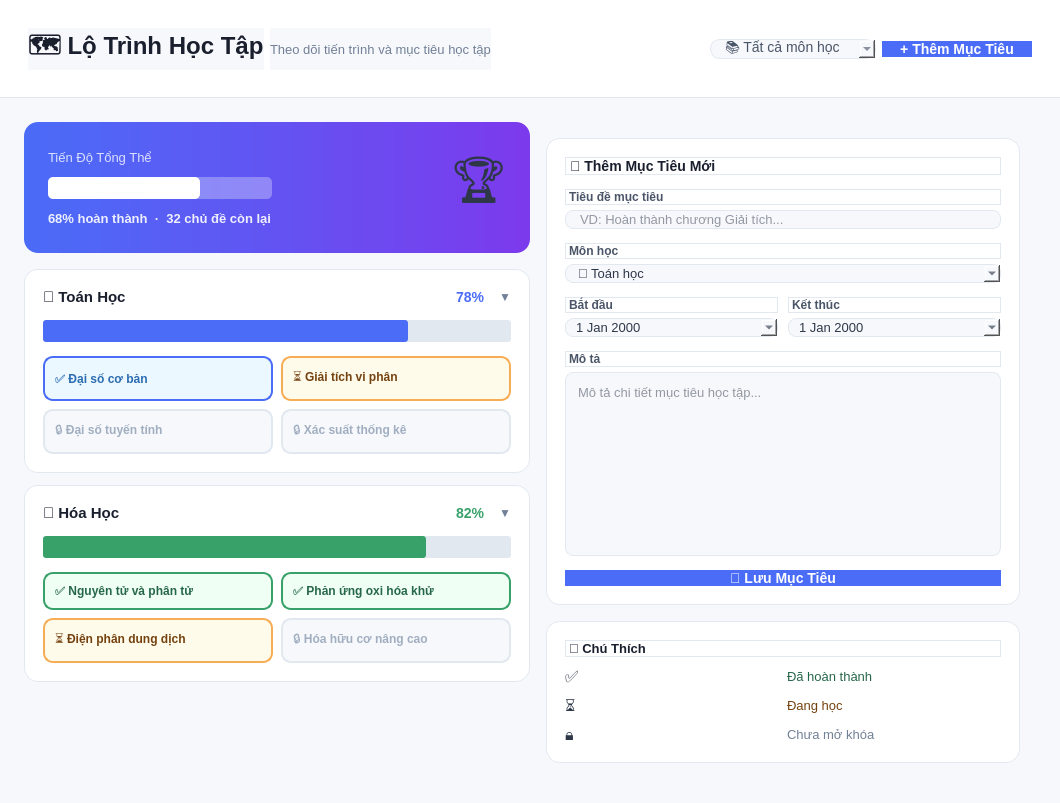
<?xml version="1.0" encoding="UTF-8"?>
<ui version="4.0">
 <class>RoadmapPage</class>
 <widget class="QWidget" name="RoadmapPage">
  <property name="geometry">
   <rect>
    <x>0</x>
    <y>0</y>
    <width>1060</width>
    <height>803</height>
   </rect>
  </property>
  <property name="windowTitle">
   <string>Lộ Trình Học</string>
  </property>
  <property name="styleSheet">
   <string>
    QWidget {
      font-family: &quot;Segoe UI&quot;, Arial, sans-serif;
      background-color: #f7f8fc;
      color: #2d3748;
    }
   </string>
  </property>
  <layout class="QVBoxLayout" name="roadmapMainLayout">
   <property name="spacing">
    <number>0</number>
   </property>
   <property name="leftMargin">
    <number>0</number>
   </property>
   <property name="topMargin">
    <number>0</number>
   </property>
   <property name="rightMargin">
    <number>0</number>
   </property>
   <property name="bottomMargin">
    <number>0</number>
   </property>
   <item>
    <widget class="QFrame" name="roadmapHeader">
     <property name="styleSheet">
      <string>QFrame#roadmapHeader{background:#ffffff;border-bottom:1px solid #e2e8f0;}</string>
     </property>
     <layout class="QHBoxLayout">
      <property name="leftMargin">
       <number>28</number>
      </property>
      <property name="topMargin">
       <number>28</number>
      </property>
      <property name="rightMargin">
       <number>28</number>
      </property>
      <property name="bottomMargin">
       <number>28</number>
      </property>
      <item>
       <widget class="QLabel" name="label">
        <property name="styleSheet">
         <string>color:#1a1f2e;font-size:24px;font-weight:bold;</string>
        </property>
        <property name="text">
         <string>🗺️ Lộ Trình Học Tập</string>
        </property>
       </widget>
      </item>
      <item>
       <layout class="QVBoxLayout">
        <property name="spacing">
         <number>2</number>
        </property>
       </layout>
      </item>
      <item>
       <widget class="QLabel" name="label">
        <property name="styleSheet">
         <string>color:#718096;font-size:13px;</string>
        </property>
        <property name="text">
         <string>Theo dõi tiến trình và mục tiêu học tập</string>
        </property>
       </widget>
      </item>
      <item>
       <spacer>
        <property name="orientation">
         <enum>Qt::Horizontal</enum>
        </property>
        <property name="sizeHint" stdset="0">
         <size>
          <width>0</width>
          <height>0</height>
         </size>
        </property>
       </spacer>
      </item>
      <item>
       <widget class="QComboBox" name="roadmapSubjectFilter">
        <property name="styleSheet">
         <string>QComboBox{background:#f7f8fc;border:1px solid #e2e8f0;border-radius:10px;padding:0 14px;font-size:14px;color:#4a5568;}QComboBox:hover{border-color:#4a6cf7;}</string>
        </property>
        <item>
         <property name="text">
          <string>📚 Tất cả môn học</string>
         </property>
        </item>
        <item>
         <property name="text">
          <string>📐 Toán học</string>
         </property>
        </item>
        <item>
         <property name="text">
          <string>⚛️ Vật lý</string>
         </property>
        </item>
        <item>
         <property name="text">
          <string>🧪 Hóa học</string>
         </property>
        </item>
        <item>
         <property name="text">
          <string>🇬🇧 Tiếng Anh</string>
         </property>
        </item>
       </widget>
      </item>
      <item>
       <widget class="QPushButton" name="btnAddGoal">
        <property name="styleSheet">
         <string>QPushButton{background:#4a6cf7;color:white;border:none;border-radius:10px;padding:0 18px;font-size:14px;font-weight:600;}QPushButton:hover{background:#3b5bdb;}</string>
        </property>
        <property name="text">
         <string>+ Thêm Mục Tiêu</string>
        </property>
       </widget>
      </item>
     </layout>
    </widget>
   </item>
   <item>
    <layout class="QHBoxLayout" name="roadmapContent">
     <property name="spacing">
      <number>0</number>
     </property>
     <property name="leftMargin">
      <number>24</number>
     </property>
     <property name="topMargin">
      <number>24</number>
     </property>
     <property name="rightMargin">
      <number>24</number>
     </property>
     <property name="bottomMargin">
      <number>24</number>
     </property>
     <item>
      <layout class="QVBoxLayout">
       <property name="spacing">
        <number>16</number>
       </property>
       <item>
        <widget class="QFrame" name="frame">
         <property name="styleSheet">
          <string>
           QFrame{
             background: qlineargradient(x1:0,y1:0,x2:1,y2:0,stop:0 #4a6cf7,stop:1 #7c3aed);
             border-radius:14px;
           }
          </string>
         </property>
         <layout class="QHBoxLayout">
          <property name="leftMargin">
           <number>24</number>
          </property>
          <property name="topMargin">
           <number>24</number>
          </property>
          <property name="rightMargin">
           <number>24</number>
          </property>
          <property name="bottomMargin">
           <number>24</number>
          </property>
          <item>
           <layout class="QVBoxLayout">
            <property name="spacing">
             <number>8</number>
            </property>
            <item>
             <widget class="QLabel" name="label">
              <property name="styleSheet">
               <string>color:rgba(255,255,255,0.8);font-size:13px;background:transparent;border:none;</string>
              </property>
              <property name="text">
               <string>Tiến Độ Tổng Thể</string>
              </property>
             </widget>
            </item>
            <item>
             <widget class="QProgressBar" name="overallProgress">
              <property name="styleSheet">
               <string>QProgressBar{background:rgba(255,255,255,0.3);border-radius:5px;border:none;}QProgressBar::chunk{background:#ffffff;border-radius:5px;}</string>
              </property>
              <property name="value">
               <number>68</number>
              </property>
              <property name="textVisible">
               <bool>false</bool>
              </property>
             </widget>
            </item>
            <item>
             <widget class="QLabel" name="label">
              <property name="styleSheet">
               <string>color:rgba(255,255,255,0.9);font-size:13px;font-weight:500;background:transparent;border:none;</string>
              </property>
              <property name="text">
               <string>68% hoàn thành  ·  32 chủ đề còn lại</string>
              </property>
             </widget>
            </item>
           </layout>
          </item>
          <item>
           <spacer>
            <property name="orientation">
             <enum>Qt::Horizontal</enum>
            </property>
            <property name="sizeHint" stdset="0">
             <size>
              <width>0</width>
              <height>0</height>
             </size>
            </property>
           </spacer>
          </item>
          <item>
           <widget class="QLabel" name="label">
            <property name="styleSheet">
             <string>font-size:48px;background:transparent;border:none;</string>
            </property>
            <property name="text">
             <string>🏆</string>
            </property>
           </widget>
          </item>
         </layout>
        </widget>
       </item>
       <item>
        <widget class="QScrollArea" name="roadmapScrollArea">
         <property name="styleSheet">
          <string>
           QScrollArea{border:none;background:transparent;}
           QScrollBar:vertical{width:6px;background:transparent;}
           QScrollBar::handle:vertical{background:#cbd5e0;border-radius:3px;}
          </string>
         </property>
         <property name="widgetResizable">
          <bool>true</bool>
         </property>
         <widget class="QWidget" name="roadmapScrollContent">
          <property name="geometry">
           <rect>
            <x>0</x>
            <y>0</y>
            <width>504</width>
            <height>565</height>
           </rect>
          </property>
          <layout class="QVBoxLayout" name="roadmapItemsLayout">
           <property name="spacing">
            <number>12</number>
           </property>
           <property name="leftMargin">
            <number>0</number>
           </property>
           <property name="topMargin">
            <number>0</number>
           </property>
           <property name="rightMargin">
            <number>0</number>
           </property>
           <property name="bottomMargin">
            <number>0</number>
           </property>
           <item>
            <widget class="QFrame" name="frame">
             <property name="styleSheet">
              <string>QFrame{background:#ffffff;border-radius:14px;border:1px solid #e2e8f0;}</string>
             </property>
             <layout class="QVBoxLayout">
              <property name="spacing">
               <number>14</number>
              </property>
              <property name="leftMargin">
               <number>18</number>
              </property>
              <property name="topMargin">
               <number>18</number>
              </property>
              <property name="rightMargin">
               <number>18</number>
              </property>
              <property name="bottomMargin">
               <number>18</number>
              </property>
              <item>
               <layout class="QHBoxLayout">
                <item>
                 <widget class="QLabel" name="label">
                  <property name="styleSheet">
                   <string>color:#1a1f2e;font-size:15px;font-weight:bold;background:transparent;border:none;</string>
                  </property>
                  <property name="text">
                   <string>📐 Toán Học</string>
                  </property>
                 </widget>
                </item>
                <item>
                 <spacer>
                  <property name="orientation">
                   <enum>Qt::Horizontal</enum>
                  </property>
                  <property name="sizeHint" stdset="0">
                   <size>
                    <width>0</width>
                    <height>0</height>
                   </size>
                  </property>
                 </spacer>
                </item>
                <item>
                 <widget class="QLabel" name="label">
                  <property name="styleSheet">
                   <string>color:#4a6cf7;font-size:14px;font-weight:bold;background:transparent;border:none;</string>
                  </property>
                  <property name="text">
                   <string>78%</string>
                  </property>
                 </widget>
                </item>
                <item>
                 <widget class="QPushButton" name="btnExpandToan">
                  <property name="styleSheet">
                   <string>QPushButton{background:transparent;border:none;color:#718096;font-size:12px;}QPushButton:hover{color:#2d3748;}</string>
                  </property>
                  <property name="text">
                   <string>▼</string>
                  </property>
                 </widget>
                </item>
               </layout>
              </item>
              <item>
               <widget class="QProgressBar" name="progressBar">
                <property name="styleSheet">
                 <string>QProgressBar{background:#e2e8f0;border-radius:3px;border:none;}QProgressBar::chunk{background:#4a6cf7;border-radius:3px;}</string>
                </property>
                <property name="value">
                 <number>78</number>
                </property>
                <property name="textVisible">
                 <bool>false</bool>
                </property>
               </widget>
              </item>
              <item>
               <layout class="QGridLayout">
                <property name="spacing">
                 <number>8</number>
                </property>
                <item row="0" column="0">
                 <widget class="QFrame" name="frame">
                  <property name="styleSheet">
                   <string>QFrame{background:#ebf8ff;border-radius:10px;border:1.5px solid #4a6cf7;}</string>
                  </property>
                  <layout class="QHBoxLayout">
                   <property name="leftMargin">
                    <number>10</number>
                   </property>
                   <property name="topMargin">
                    <number>10</number>
                   </property>
                   <property name="rightMargin">
                    <number>10</number>
                   </property>
                   <property name="bottomMargin">
                    <number>10</number>
                   </property>
                   <item>
                    <widget class="QLabel" name="label">
                     <property name="styleSheet">
                      <string>color:#2b6cb0;font-size:12px;font-weight:500;background:transparent;border:none;</string>
                     </property>
                     <property name="text">
                      <string>✅ Đại số cơ bản</string>
                     </property>
                    </widget>
                   </item>
                  </layout>
                 </widget>
                </item>
                <item row="0" column="1">
                 <widget class="QFrame" name="frame">
                  <property name="styleSheet">
                   <string>QFrame{background:#fffbeb;border-radius:10px;border:1.5px solid #f6ad55;}</string>
                  </property>
                  <layout class="QHBoxLayout">
                   <property name="leftMargin">
                    <number>10</number>
                   </property>
                   <property name="topMargin">
                    <number>10</number>
                   </property>
                   <property name="rightMargin">
                    <number>10</number>
                   </property>
                   <property name="bottomMargin">
                    <number>10</number>
                   </property>
                   <item>
                    <widget class="QLabel" name="label">
                     <property name="styleSheet">
                      <string>color:#744210;font-size:12px;font-weight:500;background:transparent;border:none;</string>
                     </property>
                     <property name="text">
                      <string>⏳ Giải tích vi phân</string>
                     </property>
                    </widget>
                   </item>
                  </layout>
                 </widget>
                </item>
                <item row="1" column="0">
                 <widget class="QFrame" name="frame">
                  <property name="styleSheet">
                   <string>QFrame{background:#f7f8fc;border-radius:10px;border:1.5px solid #e2e8f0;}</string>
                  </property>
                  <layout class="QHBoxLayout">
                   <property name="leftMargin">
                    <number>10</number>
                   </property>
                   <property name="topMargin">
                    <number>10</number>
                   </property>
                   <property name="rightMargin">
                    <number>10</number>
                   </property>
                   <property name="bottomMargin">
                    <number>10</number>
                   </property>
                   <item>
                    <widget class="QLabel" name="label">
                     <property name="styleSheet">
                      <string>color:#a0aec0;font-size:12px;font-weight:500;background:transparent;border:none;</string>
                     </property>
                     <property name="text">
                      <string>🔒 Đại số tuyến tính</string>
                     </property>
                    </widget>
                   </item>
                  </layout>
                 </widget>
                </item>
                <item row="1" column="1">
                 <widget class="QFrame" name="frame">
                  <property name="styleSheet">
                   <string>QFrame{background:#f7f8fc;border-radius:10px;border:1.5px solid #e2e8f0;}</string>
                  </property>
                  <layout class="QHBoxLayout">
                   <property name="leftMargin">
                    <number>10</number>
                   </property>
                   <property name="topMargin">
                    <number>10</number>
                   </property>
                   <property name="rightMargin">
                    <number>10</number>
                   </property>
                   <property name="bottomMargin">
                    <number>10</number>
                   </property>
                   <item>
                    <widget class="QLabel" name="label">
                     <property name="styleSheet">
                      <string>color:#a0aec0;font-size:12px;font-weight:500;background:transparent;border:none;</string>
                     </property>
                     <property name="text">
                      <string>🔒 Xác suất thống kê</string>
                     </property>
                    </widget>
                   </item>
                  </layout>
                 </widget>
                </item>
               </layout>
              </item>
             </layout>
            </widget>
           </item>
           <item>
            <widget class="QFrame" name="frame">
             <property name="styleSheet">
              <string>QFrame{background:#ffffff;border-radius:14px;border:1px solid #e2e8f0;}</string>
             </property>
             <layout class="QVBoxLayout">
              <property name="spacing">
               <number>14</number>
              </property>
              <property name="leftMargin">
               <number>18</number>
              </property>
              <property name="topMargin">
               <number>18</number>
              </property>
              <property name="rightMargin">
               <number>18</number>
              </property>
              <property name="bottomMargin">
               <number>18</number>
              </property>
              <item>
               <layout class="QHBoxLayout">
                <item>
                 <widget class="QLabel" name="label">
                  <property name="styleSheet">
                   <string>color:#1a1f2e;font-size:15px;font-weight:bold;background:transparent;border:none;</string>
                  </property>
                  <property name="text">
                   <string>🧪 Hóa Học</string>
                  </property>
                 </widget>
                </item>
                <item>
                 <spacer>
                  <property name="orientation">
                   <enum>Qt::Horizontal</enum>
                  </property>
                  <property name="sizeHint" stdset="0">
                   <size>
                    <width>0</width>
                    <height>0</height>
                   </size>
                  </property>
                 </spacer>
                </item>
                <item>
                 <widget class="QLabel" name="label">
                  <property name="styleSheet">
                   <string>color:#38a169;font-size:14px;font-weight:bold;background:transparent;border:none;</string>
                  </property>
                  <property name="text">
                   <string>82%</string>
                  </property>
                 </widget>
                </item>
                <item>
                 <widget class="QPushButton" name="btnExpandHoa">
                  <property name="styleSheet">
                   <string>QPushButton{background:transparent;border:none;color:#718096;font-size:12px;}QPushButton:hover{color:#2d3748;}</string>
                  </property>
                  <property name="text">
                   <string>▼</string>
                  </property>
                 </widget>
                </item>
               </layout>
              </item>
              <item>
               <widget class="QProgressBar" name="progressBar">
                <property name="styleSheet">
                 <string>QProgressBar{background:#e2e8f0;border-radius:3px;border:none;}QProgressBar::chunk{background:#38a169;border-radius:3px;}</string>
                </property>
                <property name="value">
                 <number>82</number>
                </property>
                <property name="textVisible">
                 <bool>false</bool>
                </property>
               </widget>
              </item>
              <item>
               <layout class="QGridLayout">
                <property name="spacing">
                 <number>8</number>
                </property>
                <item row="0" column="0">
                 <widget class="QFrame" name="frame">
                  <property name="styleSheet">
                   <string>QFrame{background:#f0fff4;border-radius:10px;border:1.5px solid #38a169;}</string>
                  </property>
                  <layout class="QHBoxLayout">
                   <property name="leftMargin">
                    <number>10</number>
                   </property>
                   <property name="topMargin">
                    <number>10</number>
                   </property>
                   <property name="rightMargin">
                    <number>10</number>
                   </property>
                   <property name="bottomMargin">
                    <number>10</number>
                   </property>
                   <item>
                    <widget class="QLabel" name="label">
                     <property name="styleSheet">
                      <string>color:#276749;font-size:12px;font-weight:500;background:transparent;border:none;</string>
                     </property>
                     <property name="text">
                      <string>✅ Nguyên tử và phân tử</string>
                     </property>
                    </widget>
                   </item>
                  </layout>
                 </widget>
                </item>
                <item row="0" column="1">
                 <widget class="QFrame" name="frame">
                  <property name="styleSheet">
                   <string>QFrame{background:#f0fff4;border-radius:10px;border:1.5px solid #38a169;}</string>
                  </property>
                  <layout class="QHBoxLayout">
                   <property name="leftMargin">
                    <number>10</number>
                   </property>
                   <property name="topMargin">
                    <number>10</number>
                   </property>
                   <property name="rightMargin">
                    <number>10</number>
                   </property>
                   <property name="bottomMargin">
                    <number>10</number>
                   </property>
                   <item>
                    <widget class="QLabel" name="label">
                     <property name="styleSheet">
                      <string>color:#276749;font-size:12px;font-weight:500;background:transparent;border:none;</string>
                     </property>
                     <property name="text">
                      <string>✅ Phản ứng oxi hóa khử</string>
                     </property>
                    </widget>
                   </item>
                  </layout>
                 </widget>
                </item>
                <item row="1" column="0">
                 <widget class="QFrame" name="frame">
                  <property name="styleSheet">
                   <string>QFrame{background:#fffbeb;border-radius:10px;border:1.5px solid #f6ad55;}</string>
                  </property>
                  <layout class="QHBoxLayout">
                   <property name="leftMargin">
                    <number>10</number>
                   </property>
                   <property name="topMargin">
                    <number>10</number>
                   </property>
                   <property name="rightMargin">
                    <number>10</number>
                   </property>
                   <property name="bottomMargin">
                    <number>10</number>
                   </property>
                   <item>
                    <widget class="QLabel" name="label">
                     <property name="styleSheet">
                      <string>color:#744210;font-size:12px;font-weight:500;background:transparent;border:none;</string>
                     </property>
                     <property name="text">
                      <string>⏳ Điện phân dung dịch</string>
                     </property>
                    </widget>
                   </item>
                  </layout>
                 </widget>
                </item>
                <item row="1" column="1">
                 <widget class="QFrame" name="frame">
                  <property name="styleSheet">
                   <string>QFrame{background:#f7f8fc;border-radius:10px;border:1.5px solid #e2e8f0;}</string>
                  </property>
                  <layout class="QHBoxLayout">
                   <property name="leftMargin">
                    <number>10</number>
                   </property>
                   <property name="topMargin">
                    <number>10</number>
                   </property>
                   <property name="rightMargin">
                    <number>10</number>
                   </property>
                   <property name="bottomMargin">
                    <number>10</number>
                   </property>
                   <item>
                    <widget class="QLabel" name="label">
                     <property name="styleSheet">
                      <string>color:#a0aec0;font-size:12px;font-weight:500;background:transparent;border:none;</string>
                     </property>
                     <property name="text">
                      <string>🔒 Hóa hữu cơ nâng cao</string>
                     </property>
                    </widget>
                   </item>
                  </layout>
                 </widget>
                </item>
               </layout>
              </item>
             </layout>
            </widget>
           </item>
           <item>
            <spacer>
             <property name="orientation">
              <enum>Qt::Vertical</enum>
             </property>
             <property name="sizeHint" stdset="0">
              <size>
               <width>0</width>
               <height>0</height>
              </size>
             </property>
            </spacer>
           </item>
          </layout>
         </widget>
        </widget>
       </item>
      </layout>
     </item>
     <item>
      <layout class="QVBoxLayout">
       <property name="spacing">
        <number>16</number>
       </property>
       <property name="leftMargin">
        <number>16</number>
       </property>
       <property name="topMargin">
        <number>16</number>
       </property>
       <property name="rightMargin">
        <number>16</number>
       </property>
       <property name="bottomMargin">
        <number>16</number>
       </property>
       <item>
        <widget class="QFrame" name="goalForm">
         <property name="styleSheet">
          <string>QFrame{background:#ffffff;border-radius:14px;border:1px solid #e2e8f0;}</string>
         </property>
         <layout class="QVBoxLayout">
          <property name="spacing">
           <number>14</number>
          </property>
          <property name="leftMargin">
           <number>18</number>
          </property>
          <property name="topMargin">
           <number>18</number>
          </property>
          <property name="rightMargin">
           <number>18</number>
          </property>
          <property name="bottomMargin">
           <number>18</number>
          </property>
          <item>
           <widget class="QLabel" name="label">
            <property name="styleSheet">
             <string>color:#1a1f2e;font-size:14px;font-weight:bold;</string>
            </property>
            <property name="text">
             <string>🎯 Thêm Mục Tiêu Mới</string>
            </property>
           </widget>
          </item>
          <item>
           <layout class="QVBoxLayout">
            <property name="spacing">
             <number>5</number>
            </property>
            <item>
             <widget class="QLabel" name="label">
              <property name="styleSheet">
               <string>color:#4a5568;font-size:12px;font-weight:600;</string>
              </property>
              <property name="text">
               <string>Tiêu đề mục tiêu</string>
              </property>
             </widget>
            </item>
            <item>
             <widget class="QLineEdit" name="goalTitleInput">
              <property name="styleSheet">
               <string>QLineEdit{background:#f7f8fc;border:1px solid #e2e8f0;border-radius:8px;padding:0 12px;font-size:13px;color:#2d3748;}QLineEdit:focus{border-color:#4a6cf7;background:#fff;}</string>
              </property>
              <property name="placeholderText">
               <string>VD: Hoàn thành chương Giải tích...</string>
              </property>
             </widget>
            </item>
           </layout>
          </item>
          <item>
           <layout class="QVBoxLayout">
            <property name="spacing">
             <number>5</number>
            </property>
            <item>
             <widget class="QLabel" name="label">
              <property name="styleSheet">
               <string>color:#4a5568;font-size:12px;font-weight:600;</string>
              </property>
              <property name="text">
               <string>Môn học</string>
              </property>
             </widget>
            </item>
            <item>
             <widget class="QComboBox" name="goalSubjectCombo">
              <property name="styleSheet">
               <string>QComboBox{background:#f7f8fc;border:1px solid #e2e8f0;border-radius:8px;padding:0 12px;font-size:13px;color:#2d3748;}QComboBox:focus{border-color:#4a6cf7;}</string>
              </property>
              <item>
               <property name="text">
                <string>📐 Toán học</string>
               </property>
              </item>
              <item>
               <property name="text">
                <string>⚛️ Vật lý</string>
               </property>
              </item>
              <item>
               <property name="text">
                <string>🧪 Hóa học</string>
               </property>
              </item>
              <item>
               <property name="text">
                <string>🌿 Sinh học</string>
               </property>
              </item>
              <item>
               <property name="text">
                <string>📖 Ngữ văn</string>
               </property>
              </item>
              <item>
               <property name="text">
                <string>🇬🇧 Tiếng Anh</string>
               </property>
              </item>
             </widget>
            </item>
           </layout>
          </item>
          <item>
           <layout class="QHBoxLayout">
            <property name="spacing">
             <number>10</number>
            </property>
            <item>
             <layout class="QVBoxLayout">
              <property name="spacing">
               <number>5</number>
              </property>
              <item>
               <widget class="QLabel" name="label">
                <property name="styleSheet">
                 <string>color:#4a5568;font-size:12px;font-weight:600;</string>
                </property>
                <property name="text">
                 <string>Bắt đầu</string>
                </property>
               </widget>
              </item>
              <item>
               <widget class="QDateEdit" name="goalStartDate">
                <property name="styleSheet">
                 <string>QDateEdit{background:#f7f8fc;border:1px solid #e2e8f0;border-radius:8px;padding:0 8px;font-size:13px;color:#2d3748;}QDateEdit:focus{border-color:#4a6cf7;}</string>
                </property>
                <property name="calendarPopup">
                 <bool>true</bool>
                </property>
               </widget>
              </item>
             </layout>
            </item>
            <item>
             <layout class="QVBoxLayout">
              <property name="spacing">
               <number>5</number>
              </property>
              <item>
               <widget class="QLabel" name="label">
                <property name="styleSheet">
                 <string>color:#4a5568;font-size:12px;font-weight:600;</string>
                </property>
                <property name="text">
                 <string>Kết thúc</string>
                </property>
               </widget>
              </item>
              <item>
               <widget class="QDateEdit" name="goalEndDate">
                <property name="styleSheet">
                 <string>QDateEdit{background:#f7f8fc;border:1px solid #e2e8f0;border-radius:8px;padding:0 8px;font-size:13px;color:#2d3748;}QDateEdit:focus{border-color:#4a6cf7;}</string>
                </property>
                <property name="calendarPopup">
                 <bool>true</bool>
                </property>
               </widget>
              </item>
             </layout>
            </item>
           </layout>
          </item>
          <item>
           <layout class="QVBoxLayout">
            <property name="spacing">
             <number>5</number>
            </property>
            <item>
             <widget class="QLabel" name="label">
              <property name="styleSheet">
               <string>color:#4a5568;font-size:12px;font-weight:600;</string>
              </property>
              <property name="text">
               <string>Mô tả</string>
              </property>
             </widget>
            </item>
            <item>
             <widget class="QPlainTextEdit" name="goalDescInput">
              <property name="styleSheet">
               <string>QPlainTextEdit{background:#f7f8fc;border:1px solid #e2e8f0;border-radius:8px;padding:8px;font-size:13px;color:#2d3748;}QPlainTextEdit:focus{border-color:#4a6cf7;background:#fff;}</string>
              </property>
              <property name="placeholderText">
               <string>Mô tả chi tiết mục tiêu học tập...</string>
              </property>
             </widget>
            </item>
           </layout>
          </item>
          <item>
           <widget class="QPushButton" name="btnSaveGoal">
            <property name="styleSheet">
             <string>QPushButton{background:#4a6cf7;color:white;border:none;border-radius:10px;font-size:14px;font-weight:600;}QPushButton:hover{background:#3b5bdb;}</string>
            </property>
            <property name="text">
             <string>🎯 Lưu Mục Tiêu</string>
            </property>
           </widget>
          </item>
         </layout>
        </widget>
       </item>
       <item>
        <widget class="QFrame" name="frame">
         <property name="styleSheet">
          <string>QFrame{background:#ffffff;border-radius:14px;border:1px solid #e2e8f0;}</string>
         </property>
         <layout class="QVBoxLayout">
          <property name="spacing">
           <number>10</number>
          </property>
          <property name="leftMargin">
           <number>18</number>
          </property>
          <property name="topMargin">
           <number>18</number>
          </property>
          <property name="rightMargin">
           <number>18</number>
          </property>
          <property name="bottomMargin">
           <number>18</number>
          </property>
          <item>
           <widget class="QLabel" name="label">
            <property name="styleSheet">
             <string>color:#1a1f2e;font-size:13px;font-weight:bold;</string>
            </property>
            <property name="text">
             <string>📖 Chú Thích</string>
            </property>
           </widget>
          </item>
          <item>
           <layout class="QHBoxLayout">
            <property name="spacing">
             <number>8</number>
            </property>
            <item>
             <widget class="QLabel" name="label">
              <property name="styleSheet">
               <string>font-size:16px;background:transparent;border:none;</string>
              </property>
              <property name="text">
               <string>✅</string>
              </property>
             </widget>
            </item>
            <item>
             <widget class="QLabel" name="label">
              <property name="styleSheet">
               <string>color:#276749;font-size:13px;background:transparent;border:none;</string>
              </property>
              <property name="text">
               <string>Đã hoàn thành</string>
              </property>
             </widget>
            </item>
           </layout>
          </item>
          <item>
           <layout class="QHBoxLayout">
            <property name="spacing">
             <number>8</number>
            </property>
            <item>
             <widget class="QLabel" name="label">
              <property name="styleSheet">
               <string>font-size:16px;background:transparent;border:none;</string>
              </property>
              <property name="text">
               <string>⏳</string>
              </property>
             </widget>
            </item>
            <item>
             <widget class="QLabel" name="label">
              <property name="styleSheet">
               <string>color:#744210;font-size:13px;background:transparent;border:none;</string>
              </property>
              <property name="text">
               <string>Đang học</string>
              </property>
             </widget>
            </item>
           </layout>
          </item>
          <item>
           <layout class="QHBoxLayout">
            <property name="spacing">
             <number>8</number>
            </property>
            <item>
             <widget class="QLabel" name="label">
              <property name="styleSheet">
               <string>font-size:16px;background:transparent;border:none;</string>
              </property>
              <property name="text">
               <string>🔒</string>
              </property>
             </widget>
            </item>
            <item>
             <widget class="QLabel" name="label">
              <property name="styleSheet">
               <string>color:#718096;font-size:13px;background:transparent;border:none;</string>
              </property>
              <property name="text">
               <string>Chưa mở khóa</string>
              </property>
             </widget>
            </item>
           </layout>
          </item>
         </layout>
        </widget>
       </item>
       <item>
        <spacer>
         <property name="orientation">
          <enum>Qt::Vertical</enum>
         </property>
         <property name="sizeHint" stdset="0">
          <size>
           <width>0</width>
           <height>0</height>
          </size>
         </property>
        </spacer>
       </item>
      </layout>
     </item>
    </layout>
   </item>
  </layout>
 </widget>
 <resources/>
 <connections/>
</ui>
